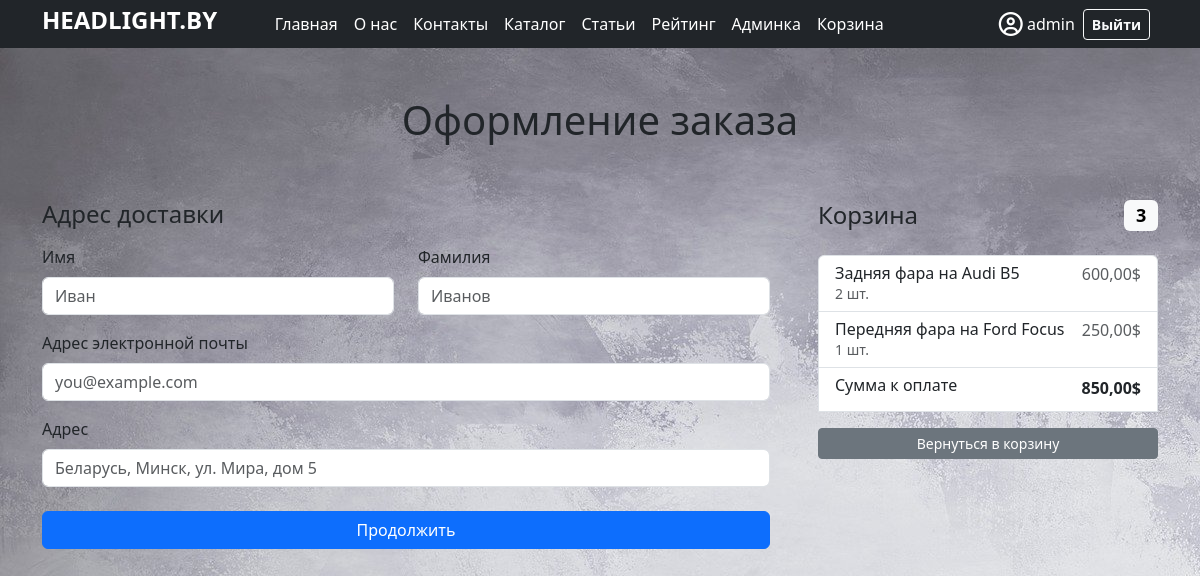
/order-create (signed in), run on the app's committed database.
### dj_app/models.py (models this page shows, shortened)
class User(AbstractUser):
    image = models.ImageField(upload_to='user_img', null=True, blank=True, verbose_name="Добавить изображение")
    is_verified_email = models.BooleanField(default=False)

class Basket(models.Model):
    user = models.ForeignKey(User, on_delete=models.CASCADE, verbose_name="Пользователь")
    product = models.ForeignKey(Product, on_delete=models.CASCADE, verbose_name="Товар")
    quantity = models.PositiveSmallIntegerField(default=0, verbose_name="Количество")
    created_timestamp = models.DateTimeField(auto_now_add=True)
    objects = BasketQuerySet.as_manager()
    def sum(self):
        return self.product.price * self.quantity
    class Meta:
        verbose_name = "Корзина"  # Название модели в ед.числе
        verbose_name_plural = "Корзины"  # Название модели в мнж.числе
        ordering = ["product"]  # Сортировка по полю (если с "-" то в обратном порядке)

class Product(models.Model):
    company = models.ForeignKey(Company, null=True, on_delete=models.CASCADE, help_text="Выберите компанию", verbose_name="Компания")  # Связывающее поле
    slug = models.SlugField(max_length=200, db_index=True, blank=True, verbose_name="url")
    title = models.CharField(max_length=200, help_text="Введите название товара", verbose_name="Название товара")
    summary = models.TextField(max_length=1000, help_text="Введите описание товара", verbose_name="Описание товара")
    product_code = models.IntegerField(null=True, help_text="Введите код товара", verbose_name="Код товара")
    manufacturer = models.ForeignKey(Country, null=True, on_delete=models.CASCADE, max_length=20, help_text="Введите страну производителя", verbose_name="Страна производителя")
    price = models.DecimalField(null=True, max_digits=5, decimal_places=2, help_text="Введите цену товара", verbose_name="Цена товара")
    quantity = models.PositiveIntegerField(default=0, help_text="Введите количество товара", verbose_name="Количество товара")
    category = models.ForeignKey(GroupProduct, related_name='products', null=True, on_delete=models.CASCADE, help_text="Выберите вид (категорию) товара", verbose_name="Вид (категория) товара")
    side = models.ForeignKey(Side, null=True, on_delete=models.CASCADE, help_text="Выберите сторону", verbose_name="Сторона")
    image = models.ImageField(upload_to='products/%Y/%m/%d', null=True, blank=True, verbose_name="Добавить изображение")
    available = models.BooleanField(default=True)
    objects = models.Model
    class Meta:
        verbose_name = "Продукт"  # Название модели в ед.числе
        verbose_name_plural = "Продукты"  # Название модели в мнж.числе
        ordering = ["title"]  # Сортировка по полю (если с "-" то в обратном порядке)
        index_together = (('id', 'slug'),)

### dj_app/views.py (the view, shortened to what this page needs)
# urls.py: path('order-create', views.OrderCreateView.as_view(), name="order_create"),  # Маршрут: Заказ
class OrderCreateView(CreateView):
    template_name = 'orders/order-create.html'
    form_class = OrderForm
    success_url = reverse_lazy('order_create')

### dj_app/forms.py
class OrderForm(forms.ModelForm):
    first_name = forms.CharField(widget=forms.TextInput(attrs={'class': 'form-control', 'placeholder': 'Иван'}))
    last_name = forms.CharField(widget=forms.TextInput(attrs={'class': 'form-control', 'placeholder': 'Иванов'}))
    email = forms.EmailField(widget=forms.EmailInput(attrs={'class': 'form-control', 'placeholder': 'you@example.com'}))
    address = forms.CharField(widget=forms.TextInput(attrs={
        'class': 'form-control', 'placeholder': 'Беларусь, Минск, ул. Мира, дом 5',
    }))
    class Meta:
        model = Order
        fields = ('first_name', 'last_name', 'email', 'address')

### dj_app/context_processors.py (called while the page is built)
def baskets(request):
    user = request.user
    return {'baskets': Basket.objects.filter(user=user) if user.is_authenticated else []}

### dj_app/models.py (called while the page is built)
    def total_sum(self):
        return sum(basket.sum() for basket in self)

    def total_quantity(self):
        return sum(basket.quantity for basket in self)

### templates/orders/order-create.html (shortened to what this page needs)
{% extends 'base.html' %}
{% load static %}
{% block body %}
    <div class="container">
        <div class="py-5 text-center">
            <h1>Оформление заказа</h1>
        </div>
        <div class="row g-5">
            <div class="col-md-5 col-lg-4 order-md-last">
                <h4 class="d-flex justify-content-between align-items-center mb-4">
                    <span class="text">Корзина</span>
                    <span class="badge text-bg-light">{{ baskets.total_quantity }}</span>
                </h4>
                <ul class="list-group mb-3">
                    {% for basket in baskets %}
                        <li class="list-group-item d-flex justify-content-between lh-sm">
                            <div>
                                <h6 class="my-0">{{ basket.product.title }}</h6>
                                <small class="text-muted">{{ basket.quantity }} шт.</small>
                            </div>
                            <span class="text-muted">{{ basket.sum }}$</span>
                        </li>
                    {% endfor %}
                    <li class="list-group-item d-flex justify-content-between mb-3">
                        <h6>Сумма к оплате</h6>
                        <strong>{{ baskets.total_sum }}$</strong>
                    </li>
                    <a href="{% url 'basket' %}" class="btn btn-sm btn-secondary">Вернуться в корзину</a>
                </ul>
            </div>
            <div class="col-md-7 col-lg-8">
                <h4 class="mb-3">Адрес доставки</h4>
                <form method="post" action="">
                    <div class="row g-4">
                        <div class="col-sm-6">
                            <label for="{{ form.first_name.id_for_label }}" class="form-label">Имя</label>
                            {{ form.first_name }}
                        </div>
                        <div class="col-sm-6">
                            <label for="{{ form.last_name.id_for_label }}" class="form-label">Фамилия</label>
                            {{ form.last_name }}
                        </div>
                        <div class="col-12 mt-3">
                            <label for="{{ form.email.id_for_label }}" class="form-label">Адрес электронной
                                почты</label>
                            {{ form.email }}
                        </div>
                        <div class="col-12 mt-3">
                            <label for="{{ form.email.address }}" class="form-label">Адрес</label>
                            {{ form.address }}
                        </div>
                    </div>
                    <br>
                    <button class="w-100 btn btn-primary" type="submit">Продолжить</button>
                </form>
            </div>
        </div>
    </div>
{% endblock %}

### templates/base.html (shortened to what this page needs)
<!DOCTYPE html>
{% load static %}
<html lang="ru">
<head>
    <link href="{% static 'style.css' %}" rel="stylesheet">
    <link href="https://cdn.jsdelivr.net/npm/bootstrap@5.3.0-alpha1/dist/css/bootstrap.min.css" rel="stylesheet">
    <link rel="stylesheet" href="https://cdn.jsdelivr.net/npm/@fortawesome/fontawesome-free@6.2.1/css/fontawesome.min.css">
</head>
<body background="{% static 'img/fone.jpg' no-repeat; %}">
<header class="p-1 bg-dark text-white sticky-top">
    <div class="container">
        <div class="d-flex flex-wrap align-items-center justify-content-center justify-content-lg-start">
            <a href="/" class="d-flex align-items-center mb-2 mb-lg-0 text-white text-decoration-none">
                <span class="fs-3 text-white"><h4><b>HEADLIGHT.BY</b></h4></span>
            </a>
            {% if user.is_authenticated %}
            <ul class="nav col-12 col-lg-auto mx-lg-auto mb-2 justify-content-center mb-md-0">
                <li><a href="{% url 'index' %}" class="nav-link px-2 text-white">Главная</a></li>
                <li><a href="{% url 'about' %}" class="nav-link px-2 text-white">О нас</a></li>
                <li><a href="{% url 'contacts' %}" class="nav-link px-2 text-white">Контакты</a></li>
                <li><a href="{% url 'products' %}" class="nav-link px-2 text-white">Каталог</a></li>
                <li><a href="{% url 'articles' %}" class="nav-link px-2 text-white">Статьи</a></li>
                <li><a href="{% url 'rating' %}" class="nav-link px-2 text-white">Рейтинг</a></li>
                {% if user.is_superuser %}
                <li><a href="admin/" class="nav-link px-2 text-white">Админка</a></li>
                {% endif %}
                <li><a href="{% url 'basket' %}" class="nav-link px-2 text-white">Корзина</a></li>
            </ul>
            <ul class="nav col-12 col-lg-auto ms-lg-auto mb-2 justify-content-center mb-md-0">
                <li><a href="{% url 'profile' %}" class="nav-link px-2 text-white"><i class="fa-regular fa-circle-user fa-xl"></i> {{ user.get_username }}</a></li>
            </ul>
            {% endif %}
            <div class="text-end">
                {% if user.is_authenticated %}
                    <a href="/logout"><button type="button" class="btn btn-outline-light btn-sm me-2"><b>Выйти</b></button></a>
                {% else %}
                    <a href="/login?next={{ request.path }}"><button type="button" class="btn btn-outline-light btn-sm me-2"><b>Войти</b></button></a>
                    <a href="{% url 'registration' %}"><button type="button" class="btn btn-warning btn-sm"><b>Зарегистрироваться</b></button></a>
                {% endif %}
            </div>
        </div>
    </div>
</header>
{% block body %}{% endblock body %}
</body>
</html>

### data on the page
User: get_username "admin"
Basket: total_quantity "3", product "Задняя фара на Audi B5", quantity "2", sum "600,00", total_sum "850,00"
Basket: product "Передняя фара на Ford Focus", quantity "1", sum "250,00"
